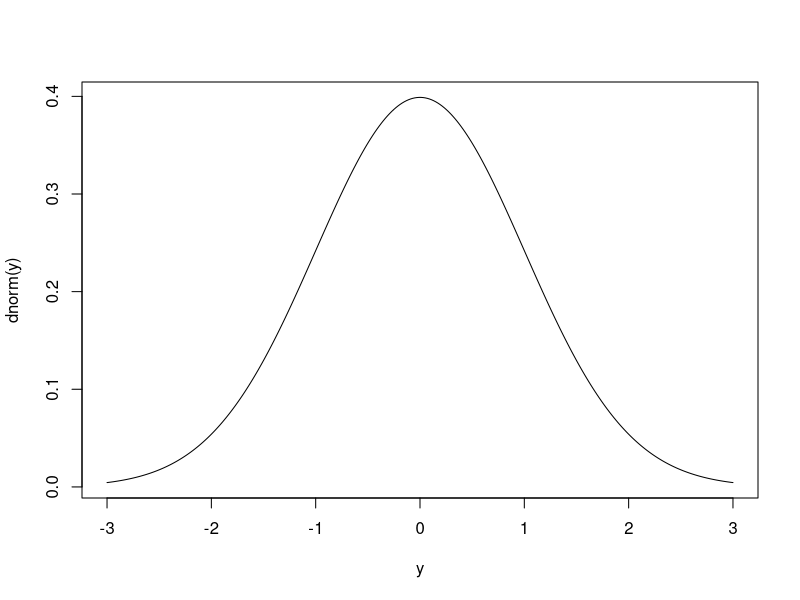
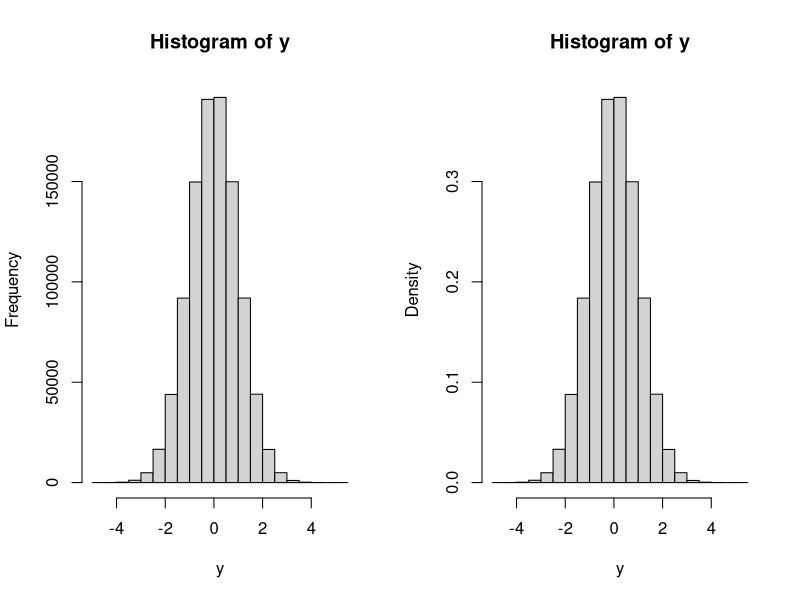
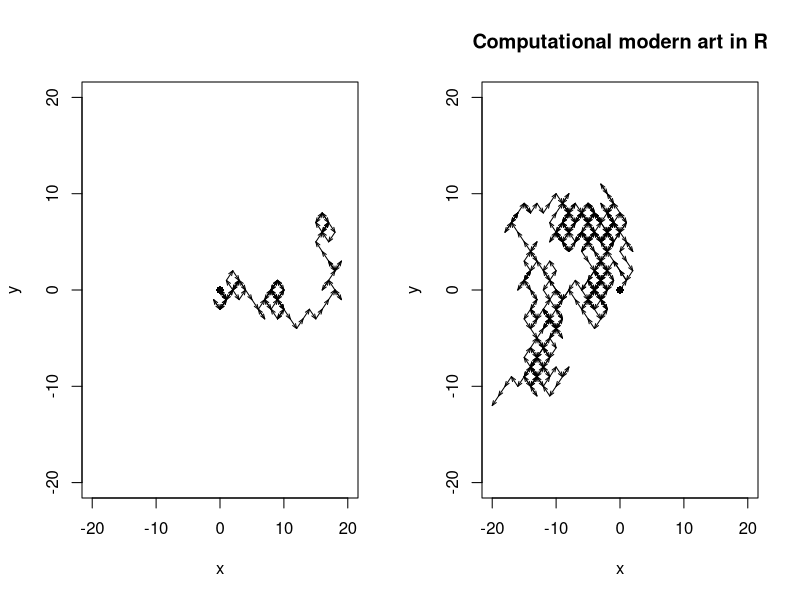

Generate these figures, in order, with R:
## ---- chunk 1
y <- seq(-3, 3, length = 300)
par(mfrow = c(1, 1))
plot(y, dnorm(y), type = "l")

pnorm(-2)

pnorm(-1.96)

qnorm(0.975)

n <- 1e+06
y <- rnorm(n)

# empirical analogs of the distributional quantities above
par(mfrow = c(1, 2))
hist(y)
hist(y, probability = TRUE)

mean(y)

mean(y <= -2)
# sum(y <= -2)/n

sort(y)[round(0.975 * n)]
# empirical 97.5th percentile

## ---- chunk 2
x = 4
y = 7
if (x > 3 && y < 5) {
print("success")
print("doing some stuff")
} else {
4
print("failure")
print("doing something different")
}
## ---- chunk 3
nSteps <- 100
track <- matrix(NA, nr = nSteps, nc = 2)
track[1, ] <- c(0, 0)
bound <- 20
plot(track[1, 1], track[1, 2], xlim = c(-bound, bound), ylim =
c(-bound,
bound), pch = 16, xlab = "x", ylab = "y")
for (it in 2:nSteps) {
track[it, ] <- track[it - 1, ] + sample(c(-1, 1), 2, replace =
TRUE)
arrows(track[it - 1, 1], track[it - 1, 2], track[it, 1], track[it,
2], length = 0.05,
angle = 20)
}
## ---- chunk 4
maxSteps <- 1000
track <- matrix(NA, nr = maxSteps, nc = 2)
track[1, ] <- c(0, 0)
bound <- 20
plot(track[1, 1], track[1, 2], xlim = c(-bound, bound), ylim =
c(-bound, bound), pch = 16, xlab = "x", ylab = "y")
it <- 1
while (max(abs(track[it, ])) < bound && it < maxSteps) {
it <- it + 1
track[it, ] <- track[it - 1, ] + sample(c(-1, 1), 2, replace =
TRUE)
arrows(track[it - 1, 1], track[it - 1, 2], track[it, 1], track[it,
2], length = 0.05,
angle = 20)
}
title(main = "Computational modern art in R")
